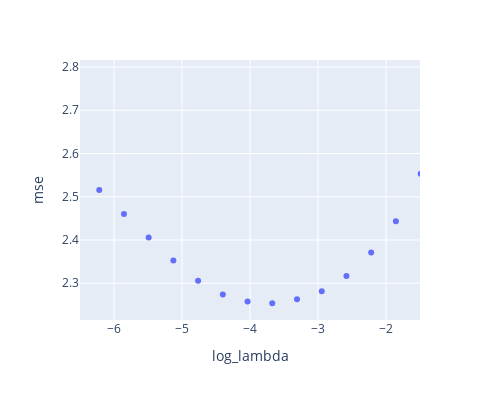

The cell this chart's notebook holds for it:
### Code cell
px.scatter(lambda_mse, x="log_lambda", y="mse", range_x=[-6.5, -1.5], height=400, width=500)

### Figure 1 — Plotly figure (JSON) as saved in the notebook; plotly's stock layout.template omitted (floating-point values rounded to 4 significant figures)
{"data": [{"hovertemplate": "log_lambda=%{x}<br>mse=%{y}<extra></extra>", "legendgroup": "", "marker": {"color": "#636efa", "symbol": "circle"}, "mode": "markers", "name": "", "orientation": "v", "showlegend": false, "type": "scatter", "x": [-0.7638, -1.127, -1.491, -1.854, -2.218, -2.582, -2.945, -3.309, -3.672, -4.036, -4.399, -4.763, -5.127, -5.49, -5.854, -6.217, -6.581, -6.944, -7.308, -7.672], "xaxis": "x", "y": [2.778, 2.672, 2.553, 2.444, 2.371, 2.317, 2.282, 2.263, 2.254, 2.258, 2.274, 2.306, 2.352, 2.406, 2.46, 2.515, 2.568, 2.615, 2.654, 2.684], "yaxis": "y"}], "layout": {"height": 400, "legend": {"tracegroupgap": 0}, "margin": {"t": 60}, "width": 500, "xaxis": {"anchor": "y", "domain": [0, 1], "range": [-6.5, -1.5], "title": {"text": "log_lambda"}}, "yaxis": {"anchor": "x", "domain": [0, 1], "title": {"text": "mse"}}}}
